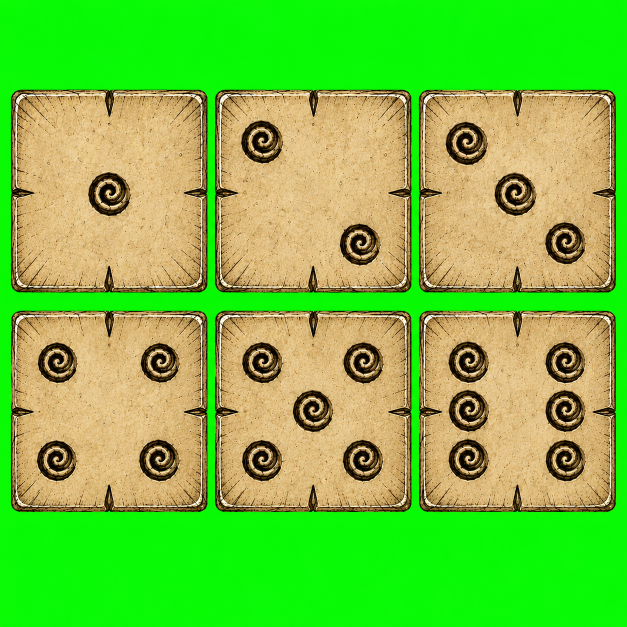
#> input picture tools/source-green.png, 1254 x 1254 px (shown at 1/2 size)
$ python build_d6_aligned.py source-green.png _compare_fonts.png
#> lines starting #> are read from the running program, lines starting #| are printed output that depends on the picture; after the words box and inside, x2 and y2 are one past the last pixel; in counts of white or black regions, pixels touching at a corner belong together
### tools/slice_faces.py
#!/usr/bin/env python3
"""Slice a 3x2 d6 atlas into 6 square face textures + bump maps for Dice So Nice.

The atlas is expected on a GREEN-SCREEN background. Green is keyed out to transparency
(chroma key) — far cleaner than keying black, which collides with the dice's dark border
and crack lines. Faces are auto-detected from the keyed alpha, then padded (never cropped)
onto a shared square so every face keeps all its art at a uniform scale.

Output per face (faces numbered left->right, top->bottom = 1..6):
    faceN.webp        (RGBA, art with transparent surround; green despilled)
    faceN-bump.webp   (grayscale; dark engraved spirals read as recessed)

Usage:
    python slice_faces.py <green-source> [out_dir] [--size 512 --pad 10
                                                    --key-g 90 --key-d 35 --feather 1]
"""
import argparse
import os
import numpy as np
from PIL import Image, ImageFilter


def chroma_key(rgb, key_g, key_d):
    """Return an RGBA image with green background keyed to alpha 0 and green despilled.
    A pixel is background when green is bright AND clearly exceeds red and blue."""
    a = np.asarray(rgb.convert("RGB")).astype(np.int16)
    r, g, b = a[..., 0], a[..., 1], a[..., 2]
    is_green = (g >= key_g) & ((g - r) >= key_d) & ((g - b) >= key_d)
    # Despill: clamp green to the max of red/blue on kept pixels (kills edge fringe tint).
    spill_cap = np.maximum(r, b)
    g2 = np.where(g > spill_cap, spill_cap, g)
    out = np.dstack([r, g2, b, np.where(is_green, 0, 255)]).astype(np.uint8)
    return Image.fromarray(out, "RGBA")


def feather_alpha(img, radius):
    if radius <= 0:
        return img
    r, g, b, alpha = img.split()
    alpha = alpha.filter(ImageFilter.GaussianBlur(radius))
    return Image.merge("RGBA", (r, g, b, alpha))


def detect_bands(values, on_threshold):
    bands, start = [], None
    for i, v in enumerate(values):
        if v > on_threshold and start is None:
            start = i
        elif v <= on_threshold and start is not None:
            bands.append((start, i - 1))
            start = None
    if start is not None:
        bands.append((start, len(values) - 1))
    return bands


def detect_face_boxes(keyed):
    """Row/column bands of opaque (non-keyed) content -> face box intersections."""
    alpha = np.asarray(keyed.split()[-1]) > 128
    h, w = alpha.shape
    rows = detect_bands(alpha.sum(axis=1), w * 0.04)
    cols = detect_bands(alpha.sum(axis=0), h * 0.04)
    boxes = [(x0, y0, x1 + 1, y1 + 1) for (y0, y1) in rows for (x0, x1) in cols]
    return boxes, len(rows), len(cols)


def autocrop_alpha(img):
    bbox = img.split()[-1].getbbox()
    return img.crop(bbox) if bbox else img


# [60 lines left out: functions pad_to_square, make_bump, main, not called in this run]


# [2 lines that do not run on import are left out]

### tools/build_d6_aligned.py
#!/usr/bin/env python3
"""Re-slice the d6 atlas, aligned to the DSN d6 face UV polygon.

The d6 face samples the cell from ~0.013..0.990 (not the full 0..1), so the tile art is
fit into that inset rectangle of the 512 texture instead of bleeding to the very edges.
That puts the tile's edge spikes exactly on the cube-face edges (no clip, no gap).

Usage:
    python build_d6_aligned.py <green_atlas> <out_dir>
"""
import os
import sys
from PIL import Image, ImageFilter
from slice_faces import chroma_key, feather_alpha, detect_face_boxes, autocrop_alpha

SIZE = 512
# d6 face polygon (cell-local) from references/dsn-face-uv.json
X0, Y0, X1, Y1 = 0.013, 0.012, 0.990, 0.989


def make_bump(face):
    bg = Image.new("RGBA", face.size, (128, 128, 128, 255))
    bg.alpha_composite(face)
    return bg.convert("L")


def main():
    atlas_path, out_dir = sys.argv[1], sys.argv[2]
    os.makedirs(out_dir, exist_ok=True)
    keyed = feather_alpha(chroma_key(Image.open(atlas_path).convert("RGB"), 90, 35), 1.0)
#> in chroma_key, `is_green = (g >= key_g) & ((g - r) >= key_d) & ((g - b) >= key_d)`:
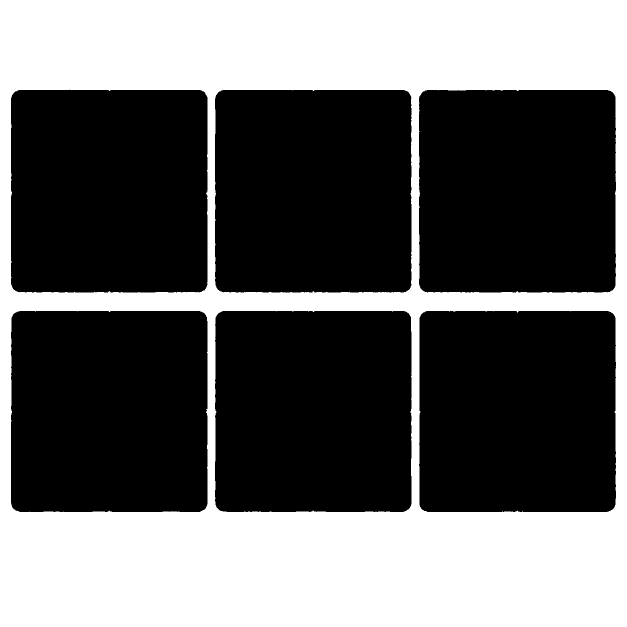
#> is_green: shape (1254, 1254) bool (shown at 1/2 size); 39.8% white; 2 white regions (1 under 20 px), largest, box (x1, y1, x2, y2) and area: (0, 0, 1254, 1254) 625264
#> in feather_alpha, `alpha = alpha.filter(ImageFilter.GaussianBlur(radius))`:
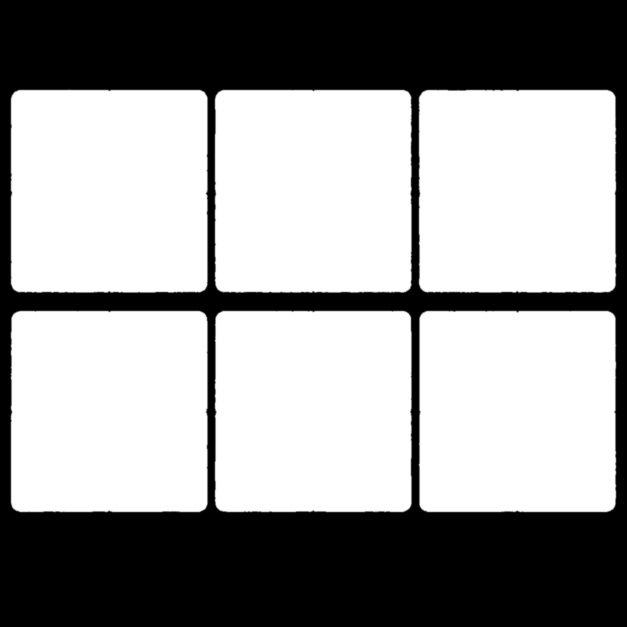
#> alpha: PIL image 1254x1254 L (shown at 1/2 size); min 0, max 255, mean 153.6
    W, H = keyed.size
#> W = 1254; H = 1254
    boxes, nr, nc = detect_face_boxes(keyed)
#> in detect_face_boxes, `alpha = np.asarray(keyed.split()[-1]) > 128`: alpha: shape (1254, 1254) bool; 60.2% white; 1 black region, box (x1, y1, x2, y2) and area: (0, 0, 1254, 1254) 625266
#> the loop in detect_bands, `for i, v in enumerate(values):` made 1254 passes
#> start on passes 181, 623: 180, 622
#> after the loop in detect_bands, `for i, v in enumerate(values):`: bands = [(180, 584), (622, 1023)]
#> the loop in detect_bands (call 2), `for i, v in enumerate(values):` made 1254 passes
#> v on passes 1 to 12: 0, 0, 0, 0, 0, 0, 0, 0, 0, 0, 0, 0
#> in detect_face_boxes, `cols = detect_bands(alpha.sum(axis=0), h * 0.04)`: cols = [(22, 414), (430, 822), (838, 1231)]
#> in detect_face_boxes, `boxes = [(x0, y0, x1 + 1, y1 + 1) for (y0, y1) in rows for (x0, x1) in..`: boxes = [(22, 180, 415, 585), (430, 180, 823, 585), (838, 180, 1232, 585), (22, 622, 415, 1024), (430, 622, 823, 1024), (838, 622, 1232, 1024)]
#> nr = 2; nc = 3
    print(f"detected {nr}x{nc} = {len(boxes)} faces")
#| detected 2x3 = 6 faces

    tx0, ty0 = round(X0 * SIZE), round(Y0 * SIZE)
    tw, th = round((X1 - X0) * SIZE), round((Y1 - Y0) * SIZE)
    print(f"target rect: ({tx0},{ty0}) size {tw}x{th}")

    for i, (x0, y0, x1, y1) in enumerate(boxes, start=1):
        pad = 10
        crop = keyed.crop((max(0, x0 - pad), max(0, y0 - pad),
                           min(W, x1 + pad), min(H, y1 + pad)))
        art = autocrop_alpha(crop).resize((tw, th), Image.LANCZOS)
        canvas = Image.new("RGBA", (SIZE, SIZE), (0, 0, 0, 0))
        canvas.paste(art, (tx0, ty0))
        canvas.save(os.path.join(out_dir, f"face{i}.webp"), "WEBP", quality=92, method=6)
        make_bump(canvas).save(os.path.join(out_dir, f"face{i}-bump.webp"),
                               "WEBP", quality=90, method=6)
        print(f"face{i}: aligned")
#> this loop made 6 passes
#> (x0, y0, x1, y1, bbox in autocrop_alpha) on passes 1 to 6: (22, 180, 415, 585, (7, 7, 406, 418)), (430, 180, 823, 585, (7, 7, 406, 418)), (838, 180, 1232, 585, (7, 7, 407, 418)), (22, 622, 415, 1024, (7, 7, 406, 415)), (430, 622, 823, 1024, (7, 7, 406, 415)), (838, 622, 1232, 1024, (7, 7, 407, 415))
#| face1: aligned
#| face2: aligned
#| face3: aligned
#| face4: aligned
#| face5: aligned
#| face6: aligned
#> pass 1, in main, `crop = keyed.crop((max(0, x0 - pad), max(0, y0 - pad), min(W, x1 + pad..`:
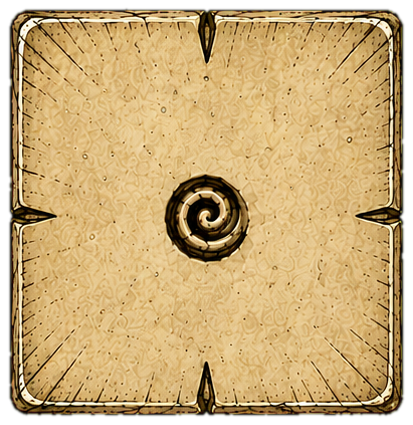
#> crop: PIL image 413x425 RGBA; mean R, G, B, A 180.4, 151.6, 100, 230.4; transparent parts drawn white
#> pass 1, in main, `canvas.save(os.path.join(out_dir, f"face{i}.webp"), "WEBP", quality=92..`:
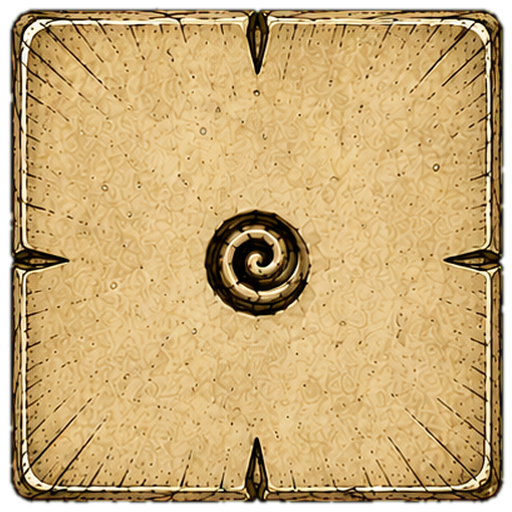
#> saved as face1.webp: PIL image 512x512 RGBA; mean R, G, B, A 183.5, 154.1, 101.8, 235.2; transparent parts drawn white
#> after the loop:
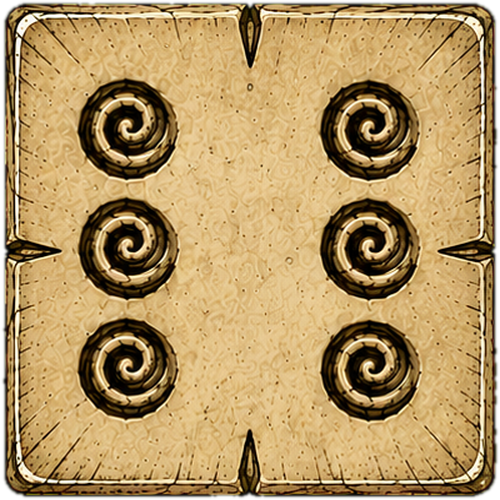
#> art: PIL image 500x500 RGBA; mean R, G, B, A 170.9, 142.1, 92, 245.8; transparent parts drawn white
#> after the loop:
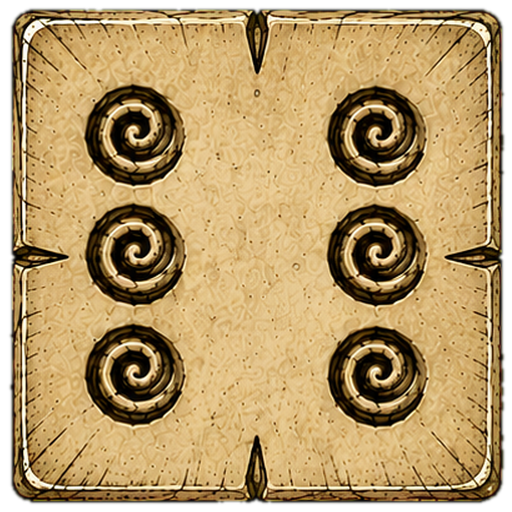
#> canvas: PIL image 512x512 RGBA; mean R, G, B, A 163, 135.5, 87.8, 234.4; transparent parts drawn white
#> after the loop:
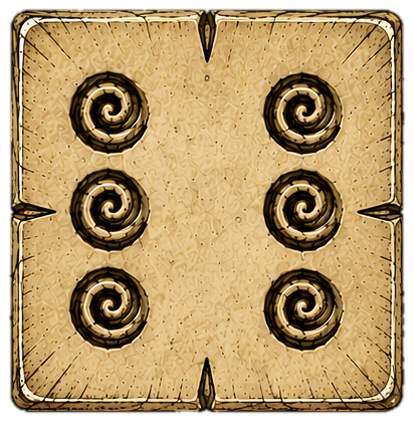
#> crop: PIL image 414x422 RGBA; mean R, G, B, A 160.4, 133.4, 86.2, 229.6; transparent parts drawn white
    print(f"Done -> {out_dir}")
#| Done -> _compare_fonts.png


if __name__ == "__main__":
    main()
